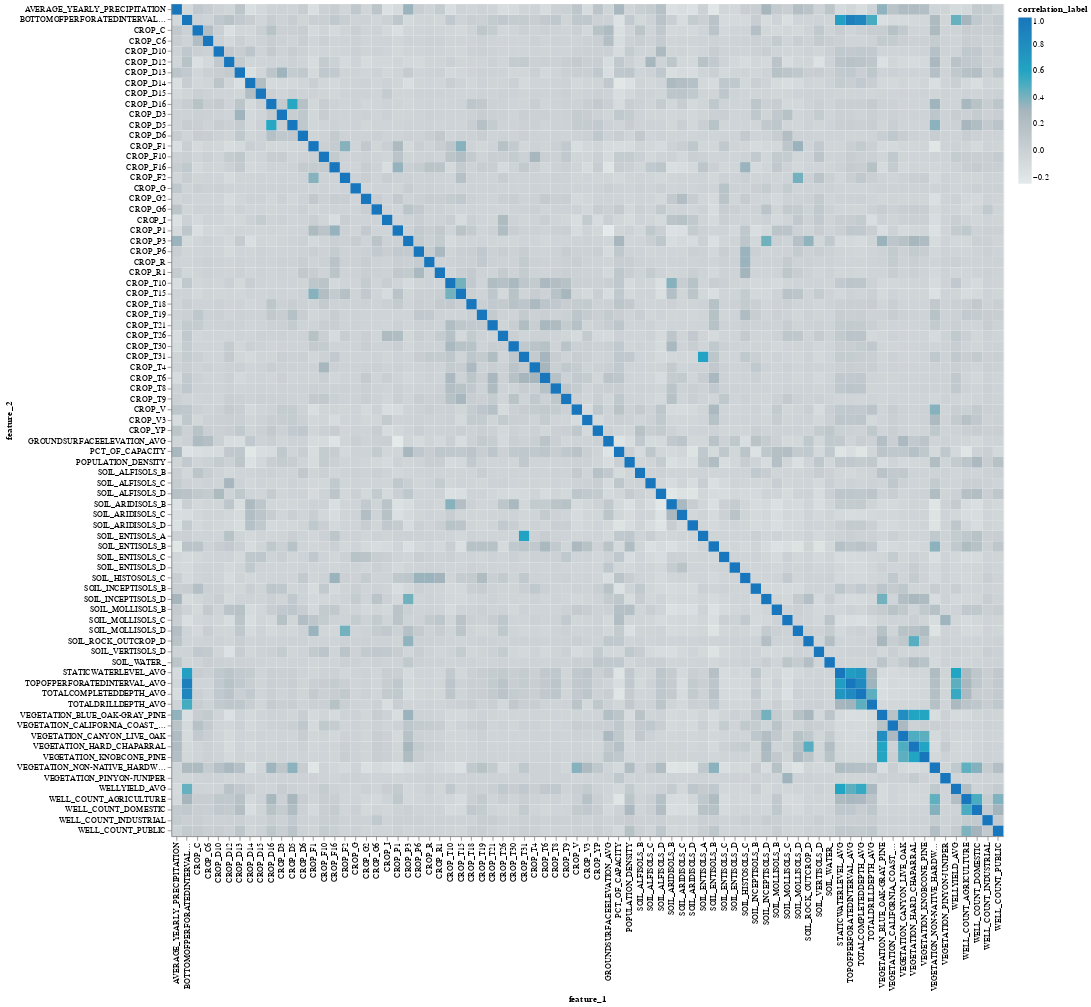

Write notebook code for a chart like this one.
### Markdown cell above
### Find feature correlation

### Code cell
draw_corr_heatmap(X_train_impute_df.reset_index(), ['TOWNSHIP_RANGE', 'YEAR'])

### Figure 1 — Vega-Lite specification as saved in the notebook (floating-point values rounded to 4 significant figures; data arrays with more than 128 entries replaced by an {"elided": "..."} marker saying what was removed)
{"config": {"view": {"continuousWidth": 400, "continuousHeight": 300}}, "data": {"name": "data-65095168fcfbe551d29d80b817140bb9"}, "mark": "rect", "encoding": {"color": {"field": "correlation_label", "scale": {"scheme": "lightgreyteal"}, "type": "quantitative"}, "tooltip": [{"field": "feature_1", "title": "feature_1", "type": "nominal"}, {"field": "feature_2", "title": "feature_2", "type": "nominal"}, {"field": "correlation_label", "title": "Correlation Value", "type": "quantitative"}], "x": {"field": "feature_1", "type": "nominal"}, "y": {"field": "feature_2", "type": "nominal"}}, "height": 1000, "width": 1000, "$schema": "https://vega.github.io/schema/vega-lite/v4.17.0.json", "datasets": {"data-65095168fcfbe551d29d80b817140bb9": {"elided": "6241 records"}}}
